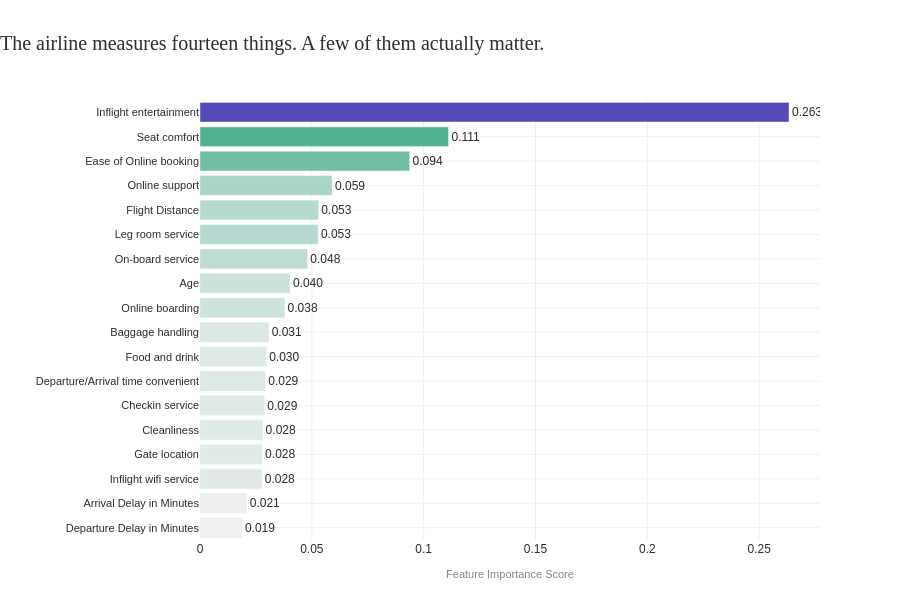

The code cell stored with this chart in its notebook:
### Markdown cell above
## The Touchpoint Truth - What Actually Drives Loyalty

Loyalty programs will tell you that points, tiers and status keep 
customers coming back. The data has a different answer. Somewhere 
in the fourteen service touchpoints this airline measures from 
inflight wifi to baggage handling to seat comfort, one or two of 
them are doing the heavy lifting while the rest are along for the 
ride. The question is which ones actually move the needle on 
satisfaction, and which ones are just features on a checklist 
that nobody particularly cares about.

This is where the Random Forest model earns its place. Not just 
as a prediction tool, though it does that too but as a way of 
asking the data which touchpoints it thinks matter most. Feature 
importance doesn't care about assumptions. It just looks at what 
actually predicts whether someone leaves satisfied or not. The 
answer is specific, slightly surprising, and very actionable for 
anyone running an airline product team.

The chart below ranks all fourteen touchpoints by how much they 
actually contribute to satisfaction. Some of them will make 
complete sense. At least one of them will be annoying.

### Code cell
# === CHART 2: THE TOUCHPOINT TRUTH ===

service_cols = [
    'Seat comfort', 'Food and drink', 'Inflight wifi service',
    'Inflight entertainment', 'Online support', 'Ease of Online booking',
    'On-board service', 'Leg room service', 'Baggage handling',
    'Checkin service', 'Cleanliness', 'Online boarding',
    'Departure/Arrival time convenient', 'Gate location'
]

# === ENCODE CATEGORICALS ===
df_model = df.copy()
le = LabelEncoder()
for col in ['Gender', 'Customer Type', 'Type of Travel', 'Class']:
    df_model[col] = le.fit_transform(df_model[col])

# === FEATURES AND TARGET ===
feature_cols = service_cols + ['Age', 'Flight Distance', 
                                'Departure Delay in Minutes',
                                'Arrival Delay in Minutes']
X = df_model[feature_cols]
y = df_model['satisfaction_binary']

# === TRAIN RANDOM FOREST ===
X_train, X_test, y_train, y_test = train_test_split(
    X, y, test_size=0.2, random_state=42)

rf = RandomForestClassifier(
    n_estimators=100, 
    random_state=42, 
    n_jobs=-1)
rf.fit(X_train, y_train)

# === FEATURE IMPORTANCE ===
importance_df = pd.DataFrame({
    'Feature'   : feature_cols,
    'Importance': rf.feature_importances_
}).sort_values('Importance', ascending=True)

# === CHART ===
fig = go.Figure()

fig.add_trace(go.Bar(
    x=importance_df['Importance'],
    y=importance_df['Feature'],
    orientation='h',
    marker=dict(
        color=importance_df['Importance'],
        colorscale=[
            [0.0, '#f0f0f0'],
            [0.5, '#1D9E75'],
            [1.0, '#534AB7']
        ],
        showscale=False
    ),
    text=[f"{v:.3f}" for v in importance_df['Importance']],
    textposition='outside',
    hovertemplate=(
        "<b>%{y}</b><br>"
        "Importance: %{x:.4f}<extra></extra>"
    )
))

fig.update_layout(
    title=dict(
        text='The airline measures fourteen things. '
             'A few of them actually matter.<br>',
        font=dict(size=20, color='#2d2d2d', family='Arial Black'),
        x=0, pad=dict(b=20)
    ),
    xaxis=dict(
        title=dict(
            text='Feature Importance Score',
            font=dict(size=11, color='#888780')
        ),
        gridcolor='#f0f0f0'
    ),
    yaxis=dict(
        gridcolor='#f0f0f0',
        tickfont=dict(size=11, family='Arial')
    ),
    plot_bgcolor='white',
    paper_bgcolor='white',
    height=600,
    margin=dict(l=200, r=80, t=100, b=60),
    font=dict(family='Arial', color='#2d2d2d'),
    hoverlabel=dict(
        bgcolor='grey',
        bordercolor='#f0f0f0',
        font=dict(size=12, family='Arial'),
        namelength=-1
    )
)

fig.write_html('charts/chart2_touchpoint_truth.html')
fig.write_image('charts/chart2_touchpoint_truth.png',
                width=1200, height=600, scale=2)
fig.show()

acc = accuracy_score(y_test, rf.predict(X_test))
print(f"Chart 2 saved.")
print(f"Model accuracy: {acc*100:.1f}%")
print(f"\nTop 3 most important touchpoints:")
print(importance_df.tail(3)[['Feature', 'Importance']].iloc[::-1])

### Figure 1 — Plotly figure (JSON) as saved in the notebook; plotly's stock layout.template omitted (floating-point values rounded to 4 significant figures)
{"data": [{"hovertemplate": "<b>%{y}</b><br>Importance: %{x:.4f}<extra></extra>", "marker": {"color": [0.01873, 0.02089, 0.02761, 0.02778, 0.028, 0.02875, 0.02916, 0.02957, 0.0307, 0.0378, 0.0402, 0.048, 0.05273, 0.05292, 0.05901, 0.09371, 0.1111, 0.2633], "colorscale": [[0, "#f0f0f0"], [0.5, "#1D9E75"], [1, "#534AB7"]], "showscale": false}, "orientation": "h", "text": ["0.019", "0.021", "0.028", "0.028", "0.028", "0.029", "0.029", "0.030", "0.031", "0.038", "0.040", "0.048", "0.053", "0.053", "0.059", "0.094", "0.111", "0.263"], "textposition": "outside", "type": "bar", "x": [0.01873, 0.02089, 0.02761, 0.02778, 0.028, 0.02875, 0.02916, 0.02957, 0.0307, 0.0378, 0.0402, 0.048, 0.05273, 0.05292, 0.05901, 0.09371, 0.1111, 0.2633], "y": ["Departure Delay in Minutes", "Arrival Delay in Minutes", "Inflight wifi service", "Gate location", "Cleanliness", "Checkin service", "Departure/Arrival time convenient", "Food and drink", "Baggage handling", "Online boarding", "Age", "On-board service", "Leg room service", "Flight Distance", "Online support", "Ease of Online booking", "Seat comfort", "Inflight entertainment"]}], "layout": {"font": {"color": "#2d2d2d", "family": "Arial"}, "height": 600, "hoverlabel": {"bgcolor": "grey", "bordercolor": "#f0f0f0", "font": {"family": "Arial", "size": 12}, "namelength": -1}, "margin": {"b": 60, "l": 200, "r": 80, "t": 100}, "paper_bgcolor": "white", "plot_bgcolor": "white", "title": {"font": {"color": "#2d2d2d", "family": "Arial Black", "size": 20}, "pad": {"b": 20}, "text": "The airline measures fourteen things. A few of them actually matter.<br>", "x": 0}, "xaxis": {"gridcolor": "#f0f0f0", "title": {"font": {"color": "#888780", "size": 11}, "text": "Feature Importance Score"}}, "yaxis": {"gridcolor": "#f0f0f0", "tickfont": {"family": "Arial", "size": 11}}}}
